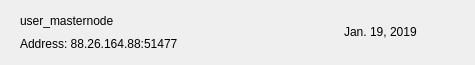
<?xml version="1.0" encoding="UTF-8"?>
<ui version="4.0">
 <class>MNRow</class>
 <widget class="QWidget" name="MNRow">
  <property name="geometry">
   <rect>
    <x>0</x>
    <y>0</y>
    <width>475</width>
    <height>65</height>
   </rect>
  </property>
  <property name="windowTitle">
   <string>Form</string>
  </property>
  <property name="styleSheet">
   <string notr="true"/>
  </property>
  <layout class="QVBoxLayout" name="verticalLayout_2">
   <property name="spacing">
    <number>0</number>
   </property>
   <property name="leftMargin">
    <number>20</number>
   </property>
   <property name="topMargin">
    <number>0</number>
   </property>
   <property name="rightMargin">
    <number>20</number>
   </property>
   <property name="bottomMargin">
    <number>0</number>
   </property>
   <item>
    <widget class="QFrame" name="frame_2">
     <property name="styleSheet">
      <string notr="true">border:none;</string>
     </property>
     <property name="frameShape">
      <enum>QFrame::StyledPanel</enum>
     </property>
     <property name="frameShadow">
      <enum>QFrame::Raised</enum>
     </property>
     <layout class="QHBoxLayout" name="horizontalLayout">
      <property name="leftMargin">
       <number>0</number>
      </property>
      <property name="rightMargin">
       <number>0</number>
      </property>
      <item>
       <widget class="QFrame" name="frame">
        <property name="styleSheet">
         <string notr="true">border:none;padding:0px;</string>
        </property>
        <property name="frameShape">
         <enum>QFrame::StyledPanel</enum>
        </property>
        <property name="frameShadow">
         <enum>QFrame::Raised</enum>
        </property>
        <layout class="QVBoxLayout" name="verticalLayout">
         <property name="spacing">
          <number>0</number>
         </property>
         <property name="leftMargin">
          <number>0</number>
         </property>
         <property name="topMargin">
          <number>0</number>
         </property>
         <property name="rightMargin">
          <number>0</number>
         </property>
         <property name="bottomMargin">
          <number>0</number>
         </property>
         <item>
          <widget class="QLabel" name="labelName">
           <property name="text">
            <string>user_masternode</string>
           </property>
          </widget>
         </item>
         <item>
          <widget class="QLabel" name="labelAddress">
           <property name="text">
            <string>Address: 88.26.164.88:51477</string>
           </property>
          </widget>
         </item>
        </layout>
       </widget>
      </item>
      <item>
       <spacer name="horizontalSpacer">
        <property name="orientation">
         <enum>Qt::Horizontal</enum>
        </property>
        <property name="sizeHint" stdset="0">
         <size>
          <width>40</width>
          <height>20</height>
         </size>
        </property>
       </spacer>
      </item>
      <item>
       <widget class="QLabel" name="labelDate">
        <property name="text">
         <string>Jan. 19, 2019</string>
        </property>
       </widget>
      </item>
      <item>
       <widget class="QPushButton" name="pushButtonMenu">
        <property name="focusPolicy">
         <enum>Qt::NoFocus</enum>
        </property>
        <property name="styleSheet">
         <string notr="true">border:none; background-color:transparent; padding:0px;</string>
        </property>
        <property name="text">
         <string/>
        </property>
        <property name="icon">
         <iconset>
          <normaloff>:/ic-menu-hover</normaloff>:/ic-menu-hover</iconset>
        </property>
        <property name="iconSize">
         <size>
          <width>24</width>
          <height>24</height>
         </size>
        </property>
       </widget>
      </item>
     </layout>
    </widget>
   </item>
   <item>
    <widget class="QLabel" name="lblDivisory">
     <property name="minimumSize">
      <size>
       <width>0</width>
       <height>1</height>
      </size>
     </property>
     <property name="maximumSize">
      <size>
       <width>16777215</width>
       <height>1</height>
      </size>
     </property>
     <property name="text">
      <string/>
     </property>
     <property name="alignment">
      <set>Qt::AlignBottom|Qt::AlignLeading|Qt::AlignLeft</set>
     </property>
    </widget>
   </item>
  </layout>
 </widget>
 <resources/>
 <connections/>
</ui>
